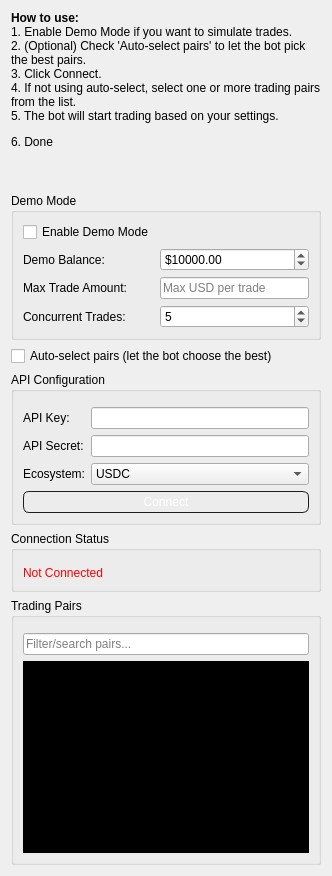
      <widget class="QWidget" name="connection_tab">
       <attribute name="title">
        <string>Connection</string>
       </attribute>
       <layout class="QVBoxLayout" name="verticalLayout_2">
        <item>
         <widget class="QLabel" name="usage_label">
          <property name="styleSheet">
           <string notr="true"/>
          </property>
          <property name="text">
           <string>&lt;html&gt;&lt;head/&gt;&lt;body&gt;&lt;p&gt;&lt;span style=&quot; font-weight:600;&quot;&gt;How to use:&lt;/span&gt;&lt;br/&gt;1. Enable Demo Mode if you want to simulate trades.&lt;br/&gt;2. (Optional) Check 'Auto-select pairs' to let the bot pick the best pairs.&lt;br/&gt;3. Click Connect.&lt;br/&gt;4. If not using auto-select, select one or more trading pairs from the list.&lt;br/&gt;5. The bot will start trading based on your settings.&lt;/p&gt;&lt;p&gt;6. Done&lt;br/&gt;&lt;/p&gt;&lt;/body&gt;&lt;/html&gt;</string>
          </property>
          <property name="wordWrap">
           <bool>true</bool>
          </property>
         </widget>
        </item>
        <item>
         <widget class="QLabel" name="loading_label">
          <property name="styleSheet">
           <string>color: #ffdc00; font-weight: bold; font-size: 16px;</string>
          </property>
         </widget>
        </item>
        <item>
         <widget class="QGroupBox" name="demo_group">
          <property name="title">
           <string>Demo Mode</string>
          </property>
          <layout class="QFormLayout" name="formLayout">
           <item row="0" column="0">
            <widget class="QCheckBox" name="demo_mode_checkbox">
             <property name="text">
              <string>Enable Demo Mode</string>
             </property>
            </widget>
           </item>
           <item row="1" column="0">
            <widget class="QLabel" name="label">
             <property name="text">
              <string>Demo Balance:</string>
             </property>
            </widget>
           </item>
           <item row="1" column="1">
            <widget class="QDoubleSpinBox" name="demo_balance_input">
             <property name="prefix">
              <string>$</string>
             </property>
             <property name="decimals">
              <number>2</number>
             </property>
             <property name="minimum">
              <double>100.000000000000000</double>
             </property>
             <property name="maximum">
              <double>1000000.000000000000000</double>
             </property>
             <property name="value">
              <double>10000.000000000000000</double>
             </property>
            </widget>
           </item>
           <item row="2" column="0">
            <widget class="QLabel" name="label_2">
             <property name="text">
              <string>Max Trade Amount:</string>
             </property>
            </widget>
           </item>
           <item row="2" column="1">
            <widget class="QLineEdit" name="max_trade_input">
             <property name="placeholderText">
              <string>Max USD per trade</string>
             </property>
            </widget>
           </item>
           <item row="3" column="0">
            <widget class="QLabel" name="label_3">
             <property name="text">
              <string>Concurrent Trades:</string>
             </property>
            </widget>
           </item>
           <item row="3" column="1">
            <widget class="QSpinBox" name="concurrent_trades_input">
             <property name="minimum">
              <number>1</number>
             </property>
             <property name="maximum">
              <number>100</number>
             </property>
             <property name="value">
              <number>5</number>
             </property>
            </widget>
           </item>
          </layout>
         </widget>
        </item>
        <item>
         <widget class="QCheckBox" name="auto_select_pairs_checkbox">
          <property name="text">
           <string>Auto-select pairs (let the bot choose the best)</string>
          </property>
         </widget>
        </item>
        <item>
         <widget class="QGroupBox" name="api_group">
          <property name="title">
           <string>API Configuration</string>
          </property>
          <layout class="QFormLayout" name="formLayout_2">
           <property name="topMargin">
            <number>15</number>
           </property>
           <item row="0" column="0">
            <widget class="QLabel" name="label_4">
             <property name="text">
              <string>API Key:</string>
             </property>
            </widget>
           </item>
           <item row="0" column="1">
            <widget class="QLineEdit" name="api_key_input">
             <property name="echoMode">
              <enum>QLineEdit::Password</enum>
             </property>
            </widget>
           </item>
           <item row="1" column="0">
            <widget class="QLabel" name="label_5">
             <property name="text">
              <string>API Secret:</string>
             </property>
            </widget>
           </item>
           <item row="1" column="1">
            <widget class="QLineEdit" name="api_secret_input">
             <property name="echoMode">
              <enum>QLineEdit::Password</enum>
             </property>
            </widget>
           </item>
           <item row="2" column="0">
            <widget class="QLabel" name="label_ecosystem">
             <property name="text">
              <string>Ecosystem:</string>
             </property>
            </widget>
           </item>
           <item row="2" column="1">
            <widget class="QComboBox" name="ecosystem_comboBox">
             <item>
              <property name="text">
               <string>USDC</string>
              </property>
             </item>
             <item>
              <property name="text">
               <string>USD</string>
              </property>
             </item>
             <item>
              <property name="text">
               <string>BTC</string>
              </property>
             </item>
            </widget>
           </item>
           <item row="3" column="0" colspan="2">
            <widget class="QPushButton" name="connect_button">
             <property name="styleSheet">
              <string notr="true">QPushButton
{
    background-color: QLinearGradient(
		x1: 0, y1: 0, x2: 0, y2: 1,
		stop: 0 #656565,
		stop: 0.1 rgb(100, 125, 100),
		stop: 0.5 rgb(75, 100, 75),
		stop: 0.9 rgb(50, 75, 50)
		stop: 1 #464646);
	color: white;
    border-width: 1px;
    border-color: #1e1e1e;
    border-style: solid;
    border-radius: 6;
    padding: 3px;
    font-size: 12px;
    padding-left: 5px;
    padding-right: 5px;
}

QPushButton::hover {
	color: white;
    border-radius: 6;
    background-color: rgb(75, 100, 75);
}

QPushButton::pressed {
    color:  rgb(225, 225, 225);
    background-color: rgb(50, 75, 50); 
    border-color: #181818;
    border-radius: 6;
    border-style: inset;
}</string>
             </property>
             <property name="text">
              <string>Connect</string>
             </property>
            </widget>
           </item>
          </layout>
         </widget>
        </item>
        <item>
         <widget class="QGroupBox" name="status_group">
          <property name="title">
           <string>Connection Status</string>
          </property>
          <layout class="QVBoxLayout" name="verticalLayout_3">
           <property name="topMargin">
            <number>15</number>
           </property>
           <item>
            <widget class="QLabel" name="status_label">
             <property name="styleSheet">
              <string>color: red;</string>
             </property>
             <property name="text">
              <string>Not Connected</string>
             </property>
            </widget>
           </item>
          </layout>
         </widget>
        </item>
        <item>
         <widget class="QGroupBox" name="pair_group">
          <property name="title">
           <string>Trading Pairs</string>
          </property>
          <layout class="QVBoxLayout" name="verticalLayout_4">
           <property name="topMargin">
            <number>15</number>
           </property>
           <item>
            <widget class="QLineEdit" name="pair_filter_input">
             <property name="placeholderText">
              <string>Filter/search pairs...</string>
             </property>
            </widget>
           </item>
           <item>
            <widget class="QListWidget" name="pair_list_widget">
             <property name="styleSheet">
              <string notr="true">background-color: rgb(0, 0, 0);
color: rgb(151, 255, 186);</string>
             </property>
            </widget>
           </item>
          </layout>
         </widget>
        </item>
       </layout>
      </widget>
